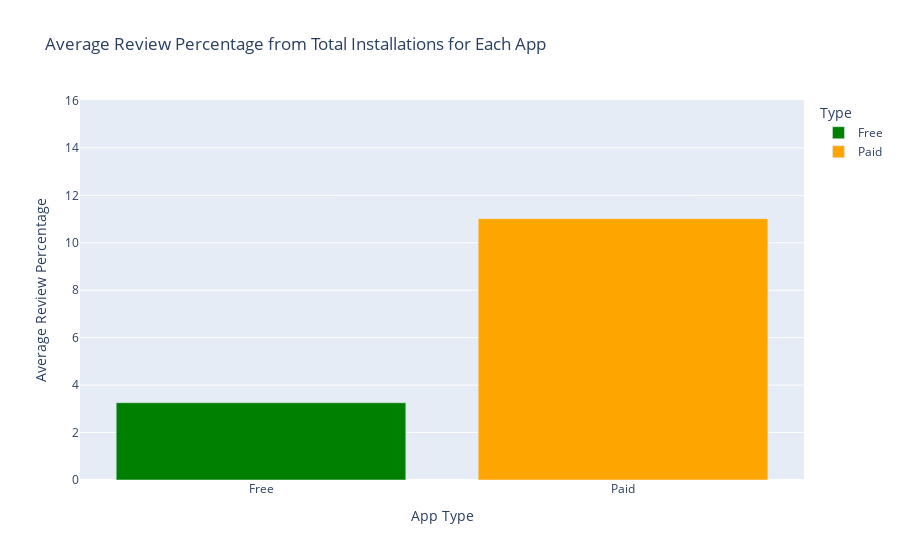

Here is the notebook cell this chart was saved with:
### Markdown cell above
ההבדל אמנם קטן, אך ניתן לראות כי בממוצע דירגו באופן גבוה אפליקציות בתשלום.

### Code cell
# חישוב אחוז הביקורות מסך כל ההתקנות לכל אפליקציה
apps['Review_Percentage'] = (apps['Reviews'] / apps['Installs']) * 100

# הסרת ערכים לא חוקיים בעמודת 'Review_Percentage'
apps = apps.dropna(subset=['Review_Percentage'])
apps = apps[apps['Review_Percentage'].apply(lambda x: isinstance(x, (int, float)))]

# חישוב הממוצע של אחוז הביקורות לפי סוג האפליקציה
average_review_percentage_df = apps.groupby('Type')['Review_Percentage'].mean().reset_index()
average_review_percentage_df.columns = ['Type', 'Average Review Percentage']

# יצירת גרף עמודות עם Plotly
fig = px.bar(average_review_percentage_df, x='Type', y='Average Review Percentage', 
             color='Type', color_discrete_map={'Paid': 'orange', 'Free': 'green'}, 
             title='Average Review Percentage from Total Installations for Each App')

# הגדרת שמות צירים
fig.update_layout(
    xaxis_title='App Type',
    yaxis_title='Average Review Percentage',
    yaxis_range=[0, max(average_review_percentage_df['Average Review Percentage']) + 5]
)

# הצגת הגרף
fig.show()

### Figure 1 — Plotly figure (JSON) as saved in the notebook; plotly's stock layout.template omitted (floating-point values rounded to 4 significant figures)
{"data": [{"alignmentgroup": "True", "hovertemplate": "Type=%{x}<br>Average Review Percentage=%{y}<extra></extra>", "legendgroup": "Free", "marker": {"color": "green", "pattern": {"shape": ""}}, "name": "Free", "offsetgroup": "Free", "orientation": "v", "showlegend": true, "textposition": "auto", "type": "bar", "x": ["Free"], "xaxis": "x", "y": [3.258], "yaxis": "y"}, {"alignmentgroup": "True", "hovertemplate": "Type=%{x}<br>Average Review Percentage=%{y}<extra></extra>", "legendgroup": "Paid", "marker": {"color": "orange", "pattern": {"shape": ""}}, "name": "Paid", "offsetgroup": "Paid", "orientation": "v", "showlegend": true, "textposition": "auto", "type": "bar", "x": ["Paid"], "xaxis": "x", "y": [11.02], "yaxis": "y"}], "layout": {"autosize": true, "barmode": "relative", "legend": {"title": {"text": "Type"}, "tracegroupgap": 0}, "title": {"text": "Average Review Percentage from Total Installations for Each App"}, "xaxis": {"anchor": "y", "autorange": true, "categoryarray": ["Free", "Paid"], "categoryorder": "array", "domain": [0, 1], "range": [-0.5, 1.5], "title": {"text": "App Type"}, "type": "category"}, "yaxis": {"anchor": "x", "domain": [0, 1], "range": [0, 16.02], "title": {"text": "Average Review Percentage"}, "type": "linear"}}}
